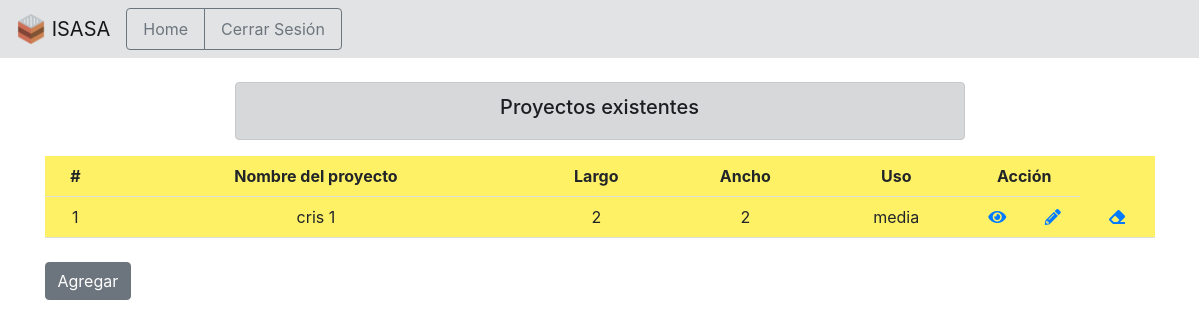
Page /recuperar.php (signed in) on the committed database.
### tables this page shows
CREATE TABLE `proyectos` (
  `cod_us` int(4) NOT NULL,
  `proyecto` varchar(20) NOT NULL,
  `largo` float NOT NULL,
  `ancho` float NOT NULL,
  `uso` text NOT NULL
);

### recuperar.php (the view, shortened to what this page needs)
<!DOCTYPE html>
<html lang="es">
<head>
    <link rel="stylesheet" href="https://stackpath.bootstrapcdn.com/bootstrap/4.1.1/css/bootstrap.min.css">
    <link rel="stylesheet" href="https://use.fontawesome.com/releases/v5.0.13/css/all.css">
    <link rel="stylesheet" href="./css/estilo_guardar.css">
</head>
<body>
<nav class="navbar navbar-expand-lg navbar-light alert-secondary">
  <a class="navbar-brand" href="index.html"> <img src="./imagenes/ico_isasa.png" width="30" height="30" class="d-inline-block align-top" alt=""> ISASA</a>
  <div class="collapse navbar-collapse" id="navbarNavAltMarkup">
      <div class="btn-group" role="group" aria-label="Basic example">
      <a class="nav-item nav-link btn btn-outline-secondary" href="bienvenido_ingreso.php">Home</a>
      <a class="nav-item nav-link btn btn-outline-secondary" href="cerrar.php">Cerrar Sesión</a>
    </div>
  </div>
</nav>
<div class="container text-center">
			<br>
			<div class="row">
				<div class="col-md-2"></div>
				<div class="col-md-8">
					<div class="alert alert-dark" role="alert">
					<h5>Proyectos existentes</h5>
          </div>
				</div>
				<div class="col-md-2">
        </div>
			</div>
		</div>
<div class="container">
      <table>
        <thead>
          <tr>
          <th class="table-header" >&num; </th>
            <th class="table-header" >Nombre del proyecto</th>
            <th class="table-header" >Largo </th>
            <th class="table-header" >Ancho </th>
            <th class="table-header" >Uso </th>
            <th class="table-header" colspan="2" width="10%">Acción</th>
          </tr>
        </thead>
        <tbody>
          <?php
          $usu=$_SESSION['cod'];
          include "./funciones_librerias/db_connect.php";
          $sentencia= "SELECT * FROM proyectos WHERE cod_us='.$usu.'";
          $resultados=$conexion->query($sentencia) or die (mysqli_error($conexion));
            $i = 1;
            while ($fila= $resultados->fetch_assoc())
            {
            echo '<tr>';
            echo '<td>' . $i++ . '</td>';
            echo '<td>' . $fila['proyecto'] . ' </td>';
            echo '<td>' . $fila['largo'] . '</td>';
            echo '<td>' . $fila['ancho']  .  '</td>';
            echo '<td>' . $fila['uso']  . '</td>';
            echo "<td><a href='calculo2.php?nombres=".$fila['proyecto']."'><i class='fa fa-eye'></i></a></td>";
            echo "<td><a href='editar.php?nombres=".$fila['proyecto']."'><i class='fas fa-pencil-alt'></i></a></td>";
            echo "<td><a href='eliminar.php?nombres=".$fila['proyecto']."'><i class='fas fa-eraser'></i></a></td>";
            echo '</tr>';
            }
        ?>
        </tbody>
        </table>
        <div class="mt-4 mb-4">
        <a href="guardar.php" class="btn btn-secondary">Agregar</a>
      </div>
    </div>
</body>
</html>

### css/estilo_guardar.css (style rules this page uses)
body { background-image: url("CWALL3.jpg"); background-repeat: no-repeat; background-position: center; margin-right: 1px; background-attachment: fixed; }
table { border-collapse: collapse; width: 100%; background-color: rgba(255, 232, 0, 0.6) }
th, td { padding: 8px; text-align: center; border-bottom: 1px solid #ddd; }

### rows in the picture
proyectos: proyecto "cris 1", largo "2", ancho "2", uso "media"
